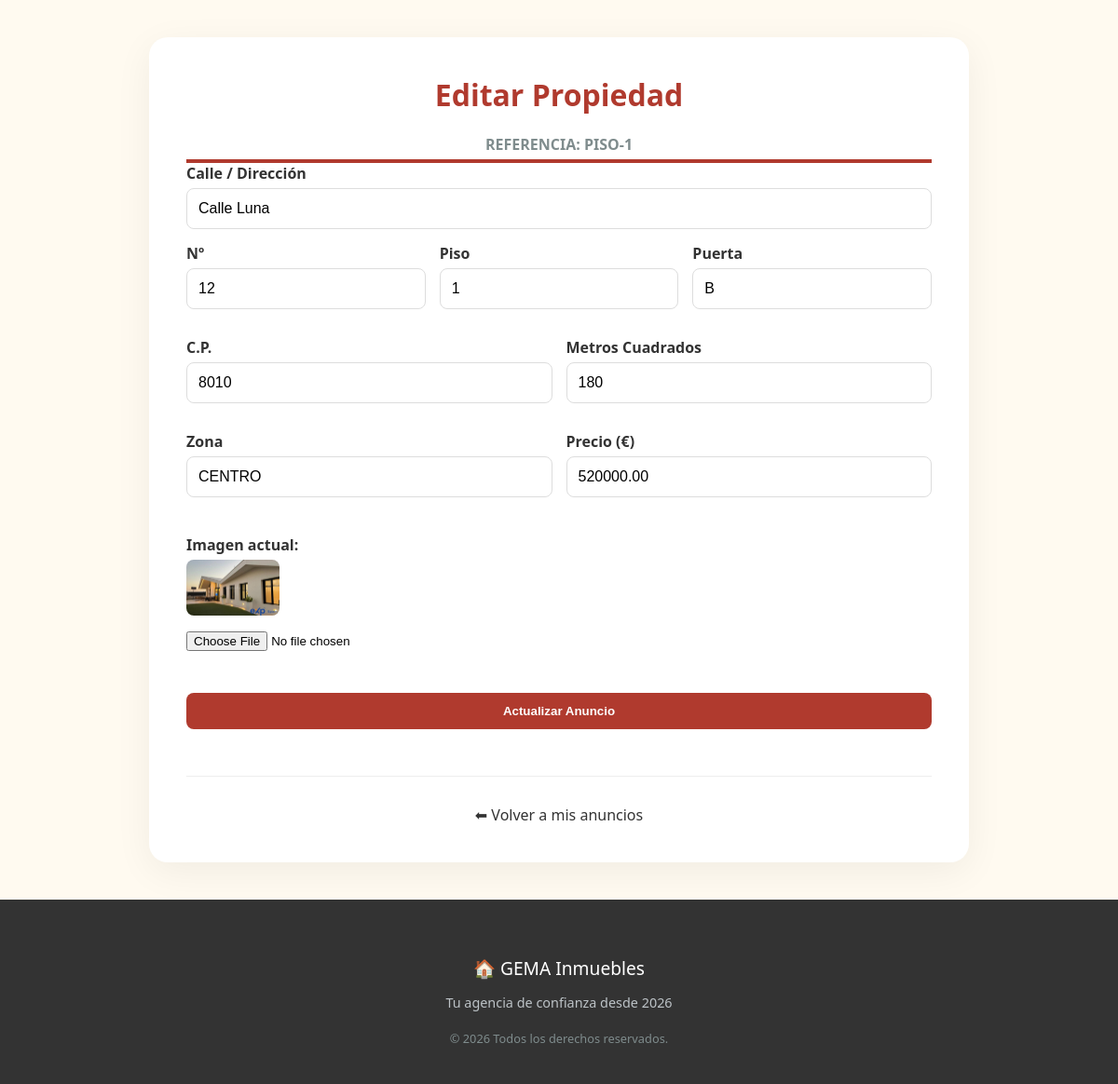
Screenshot of /cliente/vendedor/modificar.php?codigo=1 (signed in) with the database file from the repository.
### tables this page shows
CREATE TABLE `pisos` (
  `Codigo_piso` int(11) NOT NULL,
  `calle` varchar(40) NOT NULL,
  `numero` int(11) NOT NULL,
  `piso` int(11) NOT NULL,
  `puerta` varchar(5) NOT NULL,
  `cp` int(11) NOT NULL,
  `metros` int(11) NOT NULL,
  `zona` varchar(15) DEFAULT NULL,
  `precio` decimal(10,2) NOT NULL,
  `imagen` varchar(100) NOT NULL,
  `usuario_id` int(11) DEFAULT NULL
);

### cliente/vendedor/modificar.php (the view, shortened to what this page needs)
<?php
require_once "../../config/conexion.php";
$codigo = isset($_GET['codigo']) ? intval($_GET['codigo']) : 0;
$res = mysqli_query(
    $conn,
    "SELECT * FROM pisos WHERE Codigo_piso=$codigo AND usuario_id=".$_SESSION['id']
);
$piso = mysqli_fetch_assoc($res);
?>
<!DOCTYPE html>
<html lang="es">
<head>
    <link rel="stylesheet" href="../../css/estilos.css">
    <link rel="stylesheet" href="../../css/cliente.css">
</head>
<body>
    <div class="caja-principal">
        <div class="panel-header vendedor-header">
            <h1 class="titulo-hola">Editar Propiedad</h1>
            <p class="texto-rol">REFERENCIA: PISO-<?php echo $codigo; ?></p>
        </div>
        <form method="POST" enctype="multipart/form-data">
            <label class="label-bold">Calle / Dirección</label>
            <input type="text" name="calle" class="input-gema" value="<?php echo htmlspecialchars($piso['calle']); ?>"
                required>
            <div class="grupo-triple">
                <div>
                    <label class="label-bold">Nº</label>
                    <input type="number" name="numero" class="input-gema" value="<?php echo $piso['numero']; ?>"
                        required>
                </div>
                <div>
                    <label class="label-bold">Piso</label>
                    <input type="number" name="piso" class="input-gema" value="<?php echo $piso['piso']; ?>" required>
                </div>
                <div>
                    <label class="label-bold">Puerta</label>
                    <input type="text" name="puerta" class="input-gema"
                        value="<?php echo htmlspecialchars($piso['puerta']); ?>" required>
                </div>
            </div>
            <div class="grupo-doble">
                <div>
                    <label class="label-bold">C.P.</label>
                    <input type="number" name="cp" class="input-gema" value="<?php echo $piso['cp']; ?>" required>
                </div>
                <div>
                    <label class="label-bold">Metros Cuadrados</label>
                    <input type="number" name="metros" class="input-gema" value="<?php echo $piso['metros']; ?>"
                        required>
                </div>
            </div>
            <div class="grupo-doble">
                <div>
                    <label class="label-bold">Zona</label>
                    <input type="text" name="zona" class="input-gema"
                        value="<?php echo htmlspecialchars($piso['zona']); ?>">
                </div>
                <div>
                    <label class="label-bold">Precio (€)</label>
                    <input type="number" step="0.01" name="precio" class="input-gema"
                        value="<?php echo $piso['precio']; ?>" required>
                </div>
            </div>
            <div class="contenedor-preview" style="text-align: left; margin: 25px 0;">
                <label class="label-bold">Imagen actual:</label>
                <img src="../../img/<?php echo $piso['imagen']; ?>" class="img-tabla" alt="Piso"
                    style="width: 150px; height: auto; display: block; margin-bottom: 15px; border-radius: 8px;">
                <input type="file" name="imagen" class="input-file" accept="image/*">
            </div>
            <div style="clear: both; padding-top: 20px;">
                <button type="submit" class="boton-gema" style="width: 100%;">
                    Actualizar Anuncio
                </button>
            </div>
        </form>
        <div class="separador-footer">
            <a href="mis_pisos.php" class="nav-link">⬅ Volver a mis anuncios</a>
        </div>
    </div>
    <footer class="footer-gema">
        <p style="font-size: 1.2rem; margin-bottom: 10px;">🏠 GEMA Inmuebles</p>
        <p style="color: #bdc3c7; font-size: 0.9rem;">Tu agencia de confianza desde 2026</p>
        <div style="margin-top: 20px; font-size: 0.8rem; color: #7f8c8d;">
            &copy; <?php echo date('Y'); ?> Todos los derechos reservados.
        </div>
    </footer>
</body>
</html>

### css/estilos.css (style rules this page uses)
body { background-color: #fffaf0; margin: 0; font-family: 'Segoe UI', Tahoma, Geneva, Verdana, sans-serif; display: flex; flex-direction: column; min-height: 100vh; }
h1, h2, h3 { margin-top: 0; }
.caja-principal { background: white; padding: 40px; border-radius: 20px; box-shadow: 0 10px 40px rgba(0,0,0,0.06); max-width: 800px; width: 90%; margin: 40px auto; text-align: center; }
.boton-gema { background-color: #b03a2e; color: white !important; padding: 12px 25px; border-radius: 8px; text-decoration: none; display: inline-block; font-weight: bold; border: none; cursor: pointer; transition: background-color 0.3s, transform 0.2s; }
.input-gema, .select-gema { width: 100%; padding: 12px; margin-bottom: 15px; border: 1px solid #ddd; border-radius: 8px; box-sizing: border-box; font-size: 1rem; }
.texto-rol { color: #7f8c8d; font-weight: bold; margin-bottom: 5px; }
.titulo-hola { color: #b03a2e; margin-top: 0; }
.separador-footer { margin-top: 50px; border-top: 1px solid #eee; padding-top: 30px; width: 100%; }
.nav-link { text-decoration: none; color: #333; font-weight: 500; }
.footer-gema { background-color: #333; color: white; text-align: center; padding: 40px 20px; margin-top: auto; }
.grupo-triple { display: grid; grid-template-columns: 1fr 1fr 1fr; gap: 15px; margin-bottom: 15px; }
.grupo-doble { display: grid; grid-template-columns: 1fr 1fr; gap: 15px; margin-bottom: 15px; }
.label-bold { display: block; font-weight: bold; color: #333; margin-bottom: 5px; text-align: left; }
.img-tabla { width: 100px; height: 60px; object-fit: cover; border-radius: 6px; display: block; }

### css/cliente.css (style rules this page uses)
.img-tabla { width: 100px !important; height: 60px !important; object-fit: cover; border-radius: 6px; display: block; }
.boton-gema { background-color: #b03a2e; color: white !important; padding: 12px 25px; border-radius: 8px; font-weight: bold; cursor: pointer; }
.vendedor-header { border-bottom: 4px solid #b03a2e; }
.contenedor-preview { text-align: left; margin: 20px 0; }

### rows the page displays
pisos: calle "Calle Luna", numero "12", piso "1", puerta "B", cp "8010", metros "180", zona "CENTRO", precio "520000.00", imagen (picture)

### other values shown
$codigo "1"
